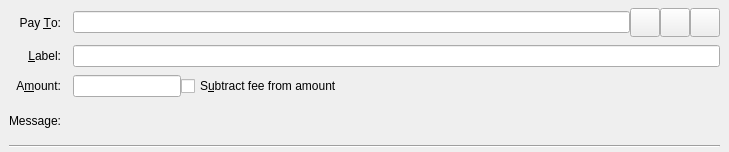
<?xml version="1.0" encoding="UTF-8"?>
<ui version="4.0">
 <class>SendCoinsEntry</class>
 <widget class="QStackedWidget" name="SendCoinsEntry">
  <property name="geometry">
   <rect>
    <x>0</x>
    <y>0</y>
    <width>729</width>
    <height>152</height>
   </rect>
  </property>
  <property name="focusPolicy">
   <enum>Qt::TabFocus</enum>
  </property>
  <property name="autoFillBackground">
   <bool>false</bool>
  </property>
  <widget class="QFrame" name="SendCoins">
   <property name="toolTip">
    <string>This is a normal payment.</string>
   </property>
   <property name="frameShape">
    <enum>QFrame::NoFrame</enum>
   </property>
   <layout class="QGridLayout" name="gridLayout">
    <property name="topMargin">
     <number>8</number>
    </property>
    <property name="bottomMargin">
     <number>4</number>
    </property>
    <property name="horizontalSpacing">
     <number>12</number>
    </property>
    <property name="verticalSpacing">
     <number>8</number>
    </property>
    <item row="2" column="1">
     <layout class="QHBoxLayout" name="horizontalLayoutAmount" stretch="0,1">
      <item>
       <widget class="BitcoinAmountField" name="payAmount"/>
      </item>
      <item>
       <widget class="QCheckBox" name="checkboxSubtractFeeFromAmount">
        <property name="toolTip">
         <string>The fee will be deducted from the amount being sent. The recipient will receive less mmchains than you enter in the amount field. If multiple recipients are selected, the fee is split equally.</string>
        </property>
        <property name="text">
         <string>S&amp;ubtract fee from amount</string>
        </property>
       </widget>
      </item>
     </layout>
    </item>
    <item row="1" column="0">
     <widget class="QLabel" name="labellLabel">
      <property name="text">
       <string>&amp;Label:</string>
      </property>
      <property name="alignment">
       <set>Qt::AlignRight|Qt::AlignTrailing|Qt::AlignVCenter</set>
      </property>
      <property name="buddy">
       <cstring>addAsLabel</cstring>
      </property>
     </widget>
    </item>
    <item row="1" column="1">
     <widget class="QLineEdit" name="addAsLabel">
      <property name="toolTip">
       <string>Enter a label for this address to add it to the list of used addresses</string>
      </property>
     </widget>
    </item>
    <item row="2" column="0">
     <widget class="QLabel" name="amountLabel">
      <property name="text">
       <string>A&amp;mount:</string>
      </property>
      <property name="alignment">
       <set>Qt::AlignRight|Qt::AlignTrailing|Qt::AlignVCenter</set>
      </property>
      <property name="buddy">
       <cstring>payAmount</cstring>
      </property>
     </widget>
    </item>
    <item row="3" column="0">
     <widget class="QLabel" name="messageLabel">
      <property name="text">
       <string>Message:</string>
      </property>
      <property name="alignment">
       <set>Qt::AlignRight|Qt::AlignTrailing|Qt::AlignVCenter</set>
      </property>
     </widget>
    </item>
    <item row="0" column="0">
     <widget class="QLabel" name="payToLabel">
      <property name="text">
       <string>Pay &amp;To:</string>
      </property>
      <property name="alignment">
       <set>Qt::AlignRight|Qt::AlignTrailing|Qt::AlignVCenter</set>
      </property>
      <property name="buddy">
       <cstring>payTo</cstring>
      </property>
     </widget>
    </item>
    <item row="0" column="1">
     <layout class="QHBoxLayout" name="payToLayout">
      <property name="spacing">
       <number>0</number>
      </property>
      <item>
       <widget class="QValidatedLineEdit" name="payTo">
        <property name="toolTip">
         <string>The MMChain address to send the payment to</string>
        </property>
       </widget>
      </item>
      <item>
       <widget class="QToolButton" name="addressBookButton">
        <property name="toolTip">
         <string>Choose previously used address</string>
        </property>
        <property name="text">
         <string/>
        </property>
        <property name="icon">
         <iconset resource="../bitcoin.qrc">
          <normaloff>:/icons/address-book</normaloff>:/icons/address-book</iconset>
        </property>
        <property name="iconSize">
         <size>
          <width>22</width>
          <height>22</height>
         </size>
        </property>
        <property name="shortcut">
         <string>Alt+A</string>
        </property>
       </widget>
      </item>
      <item>
       <widget class="QToolButton" name="pasteButton">
        <property name="toolTip">
         <string>Paste address from clipboard</string>
        </property>
        <property name="text">
         <string/>
        </property>
        <property name="icon">
         <iconset resource="../bitcoin.qrc">
          <normaloff>:/icons/editpaste</normaloff>:/icons/editpaste</iconset>
        </property>
        <property name="iconSize">
         <size>
          <width>22</width>
          <height>22</height>
         </size>
        </property>
        <property name="shortcut">
         <string>Alt+P</string>
        </property>
       </widget>
      </item>
      <item>
       <widget class="QToolButton" name="deleteButton">
        <property name="toolTip">
         <string>Remove this entry</string>
        </property>
        <property name="text">
         <string/>
        </property>
        <property name="icon">
         <iconset resource="../bitcoin.qrc">
          <normaloff>:/icons/remove</normaloff>:/icons/remove</iconset>
        </property>
        <property name="iconSize">
         <size>
          <width>22</width>
          <height>22</height>
         </size>
        </property>
       </widget>
      </item>
     </layout>
    </item>
    <item row="3" column="1">
     <widget class="QLabel" name="messageTextLabel">
      <property name="toolTip">
       <string>A message that was attached to the mmchain: URI which will be stored with the transaction for your reference. Note: This message will not be sent over the MMChain network.</string>
      </property>
      <property name="textFormat">
       <enum>Qt::PlainText</enum>
      </property>
     </widget>
    </item>
    <item row="5" column="0" colspan="2">
     <widget class="Line" name="line">
      <property name="orientation">
       <enum>Qt::Horizontal</enum>
      </property>
     </widget>
    </item>
   </layout>
  </widget>
  <widget class="QFrame" name="SendCoins_UnauthenticatedPaymentRequest">
   <property name="palette">
    <palette>
     <active>
      <colorrole role="WindowText">
       <brush brushstyle="SolidPattern">
        <color alpha="255">
         <red>0</red>
         <green>0</green>
         <blue>0</blue>
        </color>
       </brush>
      </colorrole>
      <colorrole role="Button">
       <brush brushstyle="SolidPattern">
        <color alpha="255">
         <red>255</red>
         <green>255</green>
         <blue>127</blue>
        </color>
       </brush>
      </colorrole>
      <colorrole role="Light">
       <brush brushstyle="SolidPattern">
        <color alpha="255">
         <red>255</red>
         <green>255</green>
         <blue>255</blue>
        </color>
       </brush>
      </colorrole>
      <colorrole role="Midlight">
       <brush brushstyle="SolidPattern">
        <color alpha="255">
         <red>255</red>
         <green>255</green>
         <blue>191</blue>
        </color>
       </brush>
      </colorrole>
      <colorrole role="Dark">
       <brush brushstyle="SolidPattern">
        <color alpha="255">
         <red>127</red>
         <green>127</green>
         <blue>63</blue>
        </color>
       </brush>
      </colorrole>
      <colorrole role="Mid">
       <brush brushstyle="SolidPattern">
        <color alpha="255">
         <red>170</red>
         <green>170</green>
         <blue>84</blue>
        </color>
       </brush>
      </colorrole>
      <colorrole role="Text">
       <brush brushstyle="SolidPattern">
        <color alpha="255">
         <red>0</red>
         <green>0</green>
         <blue>0</blue>
        </color>
       </brush>
      </colorrole>
      <colorrole role="BrightText">
       <brush brushstyle="SolidPattern">
        <color alpha="255">
         <red>255</red>
         <green>255</green>
         <blue>255</blue>
        </color>
       </brush>
      </colorrole>
      <colorrole role="ButtonText">
       <brush brushstyle="SolidPattern">
        <color alpha="255">
         <red>0</red>
         <green>0</green>
         <blue>0</blue>
        </color>
       </brush>
      </colorrole>
      <colorrole role="Base">
       <brush brushstyle="SolidPattern">
        <color alpha="255">
         <red>255</red>
         <green>255</green>
         <blue>255</blue>
        </color>
       </brush>
      </colorrole>
      <colorrole role="Window">
       <brush brushstyle="SolidPattern">
        <color alpha="255">
         <red>255</red>
         <green>255</green>
         <blue>127</blue>
        </color>
       </brush>
      </colorrole>
      <colorrole role="Shadow">
       <brush brushstyle="SolidPattern">
        <color alpha="255">
         <red>0</red>
         <green>0</green>
         <blue>0</blue>
        </color>
       </brush>
      </colorrole>
      <colorrole role="AlternateBase">
       <brush brushstyle="SolidPattern">
        <color alpha="255">
         <red>255</red>
         <green>255</green>
         <blue>191</blue>
        </color>
       </brush>
      </colorrole>
      <colorrole role="ToolTipBase">
       <brush brushstyle="SolidPattern">
        <color alpha="255">
         <red>255</red>
         <green>255</green>
         <blue>220</blue>
        </color>
       </brush>
      </colorrole>
      <colorrole role="ToolTipText">
       <brush brushstyle="SolidPattern">
        <color alpha="255">
         <red>0</red>
         <green>0</green>
         <blue>0</blue>
        </color>
       </brush>
      </colorrole>
     </active>
     <inactive>
      <colorrole role="WindowText">
       <brush brushstyle="SolidPattern">
        <color alpha="255">
         <red>0</red>
         <green>0</green>
         <blue>0</blue>
        </color>
       </brush>
      </colorrole>
      <colorrole role="Button">
       <brush brushstyle="SolidPattern">
        <color alpha="255">
         <red>255</red>
         <green>255</green>
         <blue>127</blue>
        </color>
       </brush>
      </colorrole>
      <colorrole role="Light">
       <brush brushstyle="SolidPattern">
        <color alpha="255">
         <red>255</red>
         <green>255</green>
         <blue>255</blue>
        </color>
       </brush>
      </colorrole>
      <colorrole role="Midlight">
       <brush brushstyle="SolidPattern">
        <color alpha="255">
         <red>255</red>
         <green>255</green>
         <blue>191</blue>
        </color>
       </brush>
      </colorrole>
      <colorrole role="Dark">
       <brush brushstyle="SolidPattern">
        <color alpha="255">
         <red>127</red>
         <green>127</green>
         <blue>63</blue>
        </color>
       </brush>
      </colorrole>
      <colorrole role="Mid">
       <brush brushstyle="SolidPattern">
        <color alpha="255">
         <red>170</red>
         <green>170</green>
         <blue>84</blue>
        </color>
       </brush>
      </colorrole>
      <colorrole role="Text">
       <brush brushstyle="SolidPattern">
        <color alpha="255">
         <red>0</red>
         <green>0</green>
         <blue>0</blue>
        </color>
       </brush>
      </colorrole>
      <colorrole role="BrightText">
       <brush brushstyle="SolidPattern">
        <color alpha="255">
         <red>255</red>
         <green>255</green>
         <blue>255</blue>
        </color>
       </brush>
      </colorrole>
      <colorrole role="ButtonText">
       <brush brushstyle="SolidPattern">
        <color alpha="255">
         <red>0</red>
         <green>0</green>
         <blue>0</blue>
        </color>
       </brush>
      </colorrole>
      <colorrole role="Base">
       <brush brushstyle="SolidPattern">
        <color alpha="255">
         <red>255</red>
         <green>255</green>
         <blue>255</blue>
        </color>
       </brush>
      </colorrole>
      <colorrole role="Window">
       <brush brushstyle="SolidPattern">
        <color alpha="255">
         <red>255</red>
         <green>255</green>
         <blue>127</blue>
        </color>
       </brush>
      </colorrole>
      <colorrole role="Shadow">
       <brush brushstyle="SolidPattern">
        <color alpha="255">
         <red>0</red>
         <green>0</green>
         <blue>0</blue>
        </color>
       </brush>
      </colorrole>
      <colorrole role="AlternateBase">
       <brush brushstyle="SolidPattern">
        <color alpha="255">
         <red>255</red>
         <green>255</green>
         <blue>191</blue>
        </color>
       </brush>
      </colorrole>
      <colorrole role="ToolTipBase">
       <brush brushstyle="SolidPattern">
        <color alpha="255">
         <red>255</red>
         <green>255</green>
         <blue>220</blue>
        </color>
       </brush>
      </colorrole>
      <colorrole role="ToolTipText">
       <brush brushstyle="SolidPattern">
        <color alpha="255">
         <red>0</red>
         <green>0</green>
         <blue>0</blue>
        </color>
       </brush>
      </colorrole>
     </inactive>
     <disabled>
      <colorrole role="WindowText">
       <brush brushstyle="SolidPattern">
        <color alpha="255">
         <red>127</red>
         <green>127</green>
         <blue>63</blue>
        </color>
       </brush>
      </colorrole>
      <colorrole role="Button">
       <brush brushstyle="SolidPattern">
        <color alpha="255">
         <red>255</red>
         <green>255</green>
         <blue>127</blue>
        </color>
       </brush>
      </colorrole>
      <colorrole role="Light">
       <brush brushstyle="SolidPattern">
        <color alpha="255">
         <red>255</red>
         <green>255</green>
         <blue>255</blue>
        </color>
       </brush>
      </colorrole>
      <colorrole role="Midlight">
       <brush brushstyle="SolidPattern">
        <color alpha="255">
         <red>255</red>
         <green>255</green>
         <blue>191</blue>
        </color>
       </brush>
      </colorrole>
      <colorrole role="Dark">
       <brush brushstyle="SolidPattern">
        <color alpha="255">
         <red>127</red>
         <green>127</green>
         <blue>63</blue>
        </color>
       </brush>
      </colorrole>
      <colorrole role="Mid">
       <brush brushstyle="SolidPattern">
        <color alpha="255">
         <red>170</red>
         <green>170</green>
         <blue>84</blue>
        </color>
       </brush>
      </colorrole>
      <colorrole role="Text">
       <brush brushstyle="SolidPattern">
        <color alpha="255">
         <red>127</red>
         <green>127</green>
         <blue>63</blue>
        </color>
       </brush>
      </colorrole>
      <colorrole role="BrightText">
       <brush brushstyle="SolidPattern">
        <color alpha="255">
         <red>255</red>
         <green>255</green>
         <blue>255</blue>
        </color>
       </brush>
      </colorrole>
      <colorrole role="ButtonText">
       <brush brushstyle="SolidPattern">
        <color alpha="255">
         <red>127</red>
         <green>127</green>
         <blue>63</blue>
        </color>
       </brush>
      </colorrole>
      <colorrole role="Base">
       <brush brushstyle="SolidPattern">
        <color alpha="255">
         <red>255</red>
         <green>255</green>
         <blue>127</blue>
        </color>
       </brush>
      </colorrole>
      <colorrole role="Window">
       <brush brushstyle="SolidPattern">
        <color alpha="255">
         <red>255</red>
         <green>255</green>
         <blue>127</blue>
        </color>
       </brush>
      </colorrole>
      <colorrole role="Shadow">
       <brush brushstyle="SolidPattern">
        <color alpha="255">
         <red>0</red>
         <green>0</green>
         <blue>0</blue>
        </color>
       </brush>
      </colorrole>
      <colorrole role="AlternateBase">
       <brush brushstyle="SolidPattern">
        <color alpha="255">
         <red>255</red>
         <green>255</green>
         <blue>127</blue>
        </color>
       </brush>
      </colorrole>
      <colorrole role="ToolTipBase">
       <brush brushstyle="SolidPattern">
        <color alpha="255">
         <red>255</red>
         <green>255</green>
         <blue>220</blue>
        </color>
       </brush>
      </colorrole>
      <colorrole role="ToolTipText">
       <brush brushstyle="SolidPattern">
        <color alpha="255">
         <red>0</red>
         <green>0</green>
         <blue>0</blue>
        </color>
       </brush>
      </colorrole>
     </disabled>
    </palette>
   </property>
   <property name="toolTip">
    <string>This is an unauthenticated payment request.</string>
   </property>
   <property name="autoFillBackground">
    <bool>true</bool>
   </property>
   <property name="frameShape">
    <enum>QFrame::NoFrame</enum>
   </property>
   <layout class="QGridLayout" name="gridLayout_is">
    <property name="spacing">
     <number>12</number>
    </property>
    <item row="0" column="0">
     <widget class="QLabel" name="payToLabel_is">
      <property name="text">
       <string>Pay To:</string>
      </property>
      <property name="alignment">
       <set>Qt::AlignRight|Qt::AlignTrailing|Qt::AlignVCenter</set>
      </property>
     </widget>
    </item>
    <item row="0" column="1">
     <layout class="QHBoxLayout" name="payToLayout_is">
      <property name="spacing">
       <number>0</number>
      </property>
      <item>
       <widget class="QLabel" name="payTo_is"/>
      </item>
      <item>
       <widget class="QToolButton" name="deleteButton_is">
        <property name="toolTip">
         <string>Remove this entry</string>
        </property>
        <property name="text">
         <string/>
        </property>
        <property name="icon">
         <iconset resource="../bitcoin.qrc">
          <normaloff>:/icons/remove</normaloff>:/icons/remove</iconset>
        </property>
       </widget>
      </item>
     </layout>
    </item>
    <item row="1" column="0">
     <widget class="QLabel" name="memoLabel_is">
      <property name="text">
       <string>Memo:</string>
      </property>
      <property name="alignment">
       <set>Qt::AlignRight|Qt::AlignTrailing|Qt::AlignVCenter</set>
      </property>
     </widget>
    </item>
    <item row="1" column="1">
     <widget class="QLabel" name="memoTextLabel_is">
      <property name="textFormat">
       <enum>Qt::PlainText</enum>
      </property>
     </widget>
    </item>
    <item row="2" column="0">
     <widget class="QLabel" name="amountLabel_is">
      <property name="text">
       <string>A&amp;mount:</string>
      </property>
      <property name="alignment">
       <set>Qt::AlignRight|Qt::AlignTrailing|Qt::AlignVCenter</set>
      </property>
      <property name="buddy">
       <cstring>payAmount_is</cstring>
      </property>
     </widget>
    </item>
    <item row="2" column="1">
     <widget class="BitcoinAmountField" name="payAmount_is">
      <property name="acceptDrops">
       <bool>false</bool>
      </property>
     </widget>
    </item>
   </layout>
  </widget>
  <widget class="QFrame" name="SendCoins_AuthenticatedPaymentRequest">
   <property name="palette">
    <palette>
     <active>
      <colorrole role="WindowText">
       <brush brushstyle="SolidPattern">
        <color alpha="255">
         <red>0</red>
         <green>0</green>
         <blue>0</blue>
        </color>
       </brush>
      </colorrole>
      <colorrole role="Button">
       <brush brushstyle="SolidPattern">
        <color alpha="255">
         <red>140</red>
         <green>232</green>
         <blue>119</blue>
        </color>
       </brush>
      </colorrole>
      <colorrole role="Light">
       <brush brushstyle="SolidPattern">
        <color alpha="255">
         <red>230</red>
         <green>255</green>
         <blue>224</blue>
        </color>
       </brush>
      </colorrole>
      <colorrole role="Midlight">
       <brush brushstyle="SolidPattern">
        <color alpha="255">
         <red>185</red>
         <green>243</green>
         <blue>171</blue>
        </color>
       </brush>
      </colorrole>
      <colorrole role="Dark">
       <brush brushstyle="SolidPattern">
        <color alpha="255">
         <red>70</red>
         <green>116</green>
         <blue>59</blue>
        </color>
       </brush>
      </colorrole>
      <colorrole role="Mid">
       <brush brushstyle="SolidPattern">
        <color alpha="255">
         <red>93</red>
         <green>155</green>
         <blue>79</blue>
        </color>
       </brush>
      </colorrole>
      <colorrole role="Text">
       <brush brushstyle="SolidPattern">
        <color alpha="255">
         <red>0</red>
         <green>0</green>
         <blue>0</blue>
        </color>
       </brush>
      </colorrole>
      <colorrole role="BrightText">
       <brush brushstyle="SolidPattern">
        <color alpha="255">
         <red>155</red>
         <green>255</green>
         <blue>147</blue>
        </color>
       </brush>
      </colorrole>
      <colorrole role="ButtonText">
       <brush brushstyle="SolidPattern">
        <color alpha="255">
         <red>0</red>
         <green>0</green>
         <blue>0</blue>
        </color>
       </brush>
      </colorrole>
      <colorrole role="Base">
       <brush brushstyle="SolidPattern">
        <color alpha="255">
         <red>119</red>
         <green>255</green>
         <blue>233</blue>
        </color>
       </brush>
      </colorrole>
      <colorrole role="Window">
       <brush brushstyle="SolidPattern">
        <color alpha="255">
         <red>140</red>
         <green>232</green>
         <blue>119</blue>
        </color>
       </brush>
      </colorrole>
      <colorrole role="Shadow">
       <brush brushstyle="SolidPattern">
        <color alpha="255">
         <red>0</red>
         <green>0</green>
         <blue>0</blue>
        </color>
       </brush>
      </colorrole>
      <colorrole role="AlternateBase">
       <brush brushstyle="SolidPattern">
        <color alpha="255">
         <red>197</red>
         <green>243</green>
         <blue>187</blue>
        </color>
       </brush>
      </colorrole>
      <colorrole role="NoRole">
       <brush brushstyle="SolidPattern">
        <color alpha="255">
         <red>125</red>
         <green>194</green>
         <blue>122</blue>
        </color>
       </brush>
      </colorrole>
      <colorrole role="ToolTipBase">
       <brush brushstyle="SolidPattern">
        <color alpha="255">
         <red>255</red>
         <green>255</green>
         <blue>220</blue>
        </color>
       </brush>
      </colorrole>
      <colorrole role="ToolTipText">
       <brush brushstyle="SolidPattern">
        <color alpha="255">
         <red>0</red>
         <green>0</green>
         <blue>0</blue>
        </color>
       </brush>
      </colorrole>
     </active>
     <inactive>
      <colorrole role="WindowText">
       <brush brushstyle="SolidPattern">
        <color alpha="255">
         <red>0</red>
         <green>0</green>
         <blue>0</blue>
        </color>
       </brush>
      </colorrole>
      <colorrole role="Button">
       <brush brushstyle="SolidPattern">
        <color alpha="255">
         <red>140</red>
         <green>232</green>
         <blue>119</blue>
        </color>
       </brush>
      </colorrole>
      <colorrole role="Light">
       <brush brushstyle="SolidPattern">
        <color alpha="255">
         <red>230</red>
         <green>255</green>
         <blue>224</blue>
        </color>
       </brush>
      </colorrole>
      <colorrole role="Midlight">
       <brush brushstyle="SolidPattern">
        <color alpha="255">
         <red>185</red>
         <green>243</green>
         <blue>171</blue>
        </color>
       </brush>
      </colorrole>
      <colorrole role="Dark">
       <brush brushstyle="SolidPattern">
        <color alpha="255">
         <red>70</red>
         <green>116</green>
         <blue>59</blue>
        </color>
       </brush>
      </colorrole>
      <colorrole role="Mid">
       <brush brushstyle="SolidPattern">
        <color alpha="255">
         <red>93</red>
         <green>155</green>
         <blue>79</blue>
        </color>
       </brush>
      </colorrole>
      <colorrole role="Text">
       <brush brushstyle="SolidPattern">
        <color alpha="255">
         <red>0</red>
         <green>0</green>
         <blue>0</blue>
        </color>
       </brush>
      </colorrole>
      <colorrole role="BrightText">
       <brush brushstyle="SolidPattern">
        <color alpha="255">
         <red>155</red>
         <green>255</green>
         <blue>147</blue>
        </color>
       </brush>
      </colorrole>
      <colorrole role="ButtonText">
       <brush brushstyle="SolidPattern">
        <color alpha="255">
         <red>0</red>
         <green>0</green>
         <blue>0</blue>
        </color>
       </brush>
      </colorrole>
      <colorrole role="Base">
       <brush brushstyle="SolidPattern">
        <color alpha="255">
         <red>119</red>
         <green>255</green>
         <blue>233</blue>
        </color>
       </brush>
      </colorrole>
      <colorrole role="Window">
       <brush brushstyle="SolidPattern">
        <color alpha="255">
         <red>140</red>
         <green>232</green>
         <blue>119</blue>
        </color>
       </brush>
      </colorrole>
      <colorrole role="Shadow">
       <brush brushstyle="SolidPattern">
        <color alpha="255">
         <red>0</red>
         <green>0</green>
         <blue>0</blue>
        </color>
       </brush>
      </colorrole>
      <colorrole role="AlternateBase">
       <brush brushstyle="SolidPattern">
        <color alpha="255">
         <red>197</red>
         <green>243</green>
         <blue>187</blue>
        </color>
       </brush>
      </colorrole>
      <colorrole role="NoRole">
       <brush brushstyle="SolidPattern">
        <color alpha="255">
         <red>125</red>
         <green>194</green>
         <blue>122</blue>
        </color>
       </brush>
      </colorrole>
      <colorrole role="ToolTipBase">
       <brush brushstyle="SolidPattern">
        <color alpha="255">
         <red>255</red>
         <green>255</green>
         <blue>220</blue>
        </color>
       </brush>
      </colorrole>
      <colorrole role="ToolTipText">
       <brush brushstyle="SolidPattern">
        <color alpha="255">
         <red>0</red>
         <green>0</green>
         <blue>0</blue>
        </color>
       </brush>
      </colorrole>
     </inactive>
     <disabled>
      <colorrole role="WindowText">
       <brush brushstyle="SolidPattern">
        <color alpha="255">
         <red>70</red>
         <green>116</green>
         <blue>59</blue>
        </color>
       </brush>
      </colorrole>
      <colorrole role="Button">
       <brush brushstyle="SolidPattern">
        <color alpha="255">
         <red>140</red>
         <green>232</green>
         <blue>119</blue>
        </color>
       </brush>
      </colorrole>
      <colorrole role="Light">
       <brush brushstyle="SolidPattern">
        <color alpha="255">
         <red>230</red>
         <green>255</green>
         <blue>224</blue>
        </color>
       </brush>
      </colorrole>
      <colorrole role="Midlight">
       <brush brushstyle="SolidPattern">
        <color alpha="255">
         <red>185</red>
         <green>243</green>
         <blue>171</blue>
        </color>
       </brush>
      </colorrole>
      <colorrole role="Dark">
       <brush brushstyle="SolidPattern">
        <color alpha="255">
         <red>70</red>
         <green>116</green>
         <blue>59</blue>
        </color>
       </brush>
      </colorrole>
      <colorrole role="Mid">
       <brush brushstyle="SolidPattern">
        <color alpha="255">
         <red>93</red>
         <green>155</green>
         <blue>79</blue>
        </color>
       </brush>
      </colorrole>
      <colorrole role="Text">
       <brush brushstyle="SolidPattern">
        <color alpha="255">
         <red>70</red>
         <green>116</green>
         <blue>59</blue>
        </color>
       </brush>
      </colorrole>
      <colorrole role="BrightText">
       <brush brushstyle="SolidPattern">
        <color alpha="255">
         <red>155</red>
         <green>255</green>
         <blue>147</blue>
        </color>
       </brush>
      </colorrole>
      <colorrole role="ButtonText">
       <brush brushstyle="SolidPattern">
        <color alpha="255">
         <red>70</red>
         <green>116</green>
         <blue>59</blue>
        </color>
       </brush>
      </colorrole>
      <colorrole role="Base">
       <brush brushstyle="SolidPattern">
        <color alpha="255">
         <red>140</red>
         <green>232</green>
         <blue>119</blue>
        </color>
       </brush>
      </colorrole>
      <colorrole role="Window">
       <brush brushstyle="SolidPattern">
        <color alpha="255">
         <red>140</red>
         <green>232</green>
         <blue>119</blue>
        </color>
       </brush>
      </colorrole>
      <colorrole role="Shadow">
       <brush brushstyle="SolidPattern">
        <color alpha="255">
         <red>0</red>
         <green>0</green>
         <blue>0</blue>
        </color>
       </brush>
      </colorrole>
      <colorrole role="AlternateBase">
       <brush brushstyle="SolidPattern">
        <color alpha="255">
         <red>140</red>
         <green>232</green>
         <blue>119</blue>
        </color>
       </brush>
      </colorrole>
      <colorrole role="NoRole">
       <brush brushstyle="SolidPattern">
        <color alpha="255">
         <red>125</red>
         <green>194</green>
         <blue>122</blue>
        </color>
       </brush>
      </colorrole>
      <colorrole role="ToolTipBase">
       <brush brushstyle="SolidPattern">
        <color alpha="255">
         <red>255</red>
         <green>255</green>
         <blue>220</blue>
        </color>
       </brush>
      </colorrole>
      <colorrole role="ToolTipText">
       <brush brushstyle="SolidPattern">
        <color alpha="255">
         <red>0</red>
         <green>0</green>
         <blue>0</blue>
        </color>
       </brush>
      </colorrole>
     </disabled>
    </palette>
   </property>
   <property name="toolTip">
    <string>This is an authenticated payment request.</string>
   </property>
   <property name="autoFillBackground">
    <bool>true</bool>
   </property>
   <property name="frameShape">
    <enum>QFrame::NoFrame</enum>
   </property>
   <layout class="QGridLayout" name="gridLayout_s">
    <property name="spacing">
     <number>12</number>
    </property>
    <item row="0" column="0">
     <widget class="QLabel" name="payToLabel_s">
      <property name="text">
       <string>Pay To:</string>
      </property>
      <property name="alignment">
       <set>Qt::AlignRight|Qt::AlignTrailing|Qt::AlignVCenter</set>
      </property>
     </widget>
    </item>
    <item row="0" column="1">
     <layout class="QHBoxLayout" name="payToLayout_s">
      <property name="spacing">
       <number>0</number>
      </property>
      <item>
       <widget class="QLabel" name="payTo_s">
        <property name="textFormat">
         <enum>Qt::PlainText</enum>
        </property>
       </widget>
      </item>
      <item>
       <widget class="QToolButton" name="deleteButton_s">
        <property name="toolTip">
         <string>Remove this entry</string>
        </property>
        <property name="text">
         <string/>
        </property>
        <property name="icon">
         <iconset resource="../bitcoin.qrc">
          <normaloff>:/icons/remove</normaloff>:/icons/remove</iconset>
        </property>
       </widget>
      </item>
     </layout>
    </item>
    <item row="1" column="0">
     <widget class="QLabel" name="memoLabel_s">
      <property name="text">
       <string>Memo:</string>
      </property>
      <property name="alignment">
       <set>Qt::AlignRight|Qt::AlignTrailing|Qt::AlignVCenter</set>
      </property>
     </widget>
    </item>
    <item row="1" column="1">
     <widget class="QLabel" name="memoTextLabel_s">
      <property name="textFormat">
       <enum>Qt::PlainText</enum>
      </property>
     </widget>
    </item>
    <item row="2" column="0">
     <widget class="QLabel" name="amountLabel_s">
      <property name="text">
       <string>A&amp;mount:</string>
      </property>
      <property name="alignment">
       <set>Qt::AlignRight|Qt::AlignTrailing|Qt::AlignVCenter</set>
      </property>
      <property name="buddy">
       <cstring>payAmount_s</cstring>
      </property>
     </widget>
    </item>
    <item row="2" column="1">
     <widget class="BitcoinAmountField" name="payAmount_s">
      <property name="acceptDrops">
       <bool>false</bool>
      </property>
     </widget>
    </item>
   </layout>
  </widget>
 </widget>
 <customwidgets>
  <customwidget>
   <class>QValidatedLineEdit</class>
   <extends>QLineEdit</extends>
   <header>qvalidatedlineedit.h</header>
  </customwidget>
  <customwidget>
   <class>BitcoinAmountField</class>
   <extends>QLineEdit</extends>
   <header>bitcoinamountfield.h</header>
   <container>1</container>
  </customwidget>
 </customwidgets>
 <tabstops>
  <tabstop>payTo</tabstop>
  <tabstop>addressBookButton</tabstop>
  <tabstop>pasteButton</tabstop>
  <tabstop>deleteButton</tabstop>
  <tabstop>addAsLabel</tabstop>
  <tabstop>payAmount</tabstop>
  <tabstop>payAmount_is</tabstop>
  <tabstop>deleteButton_is</tabstop>
  <tabstop>payAmount_s</tabstop>
  <tabstop>deleteButton_s</tabstop>
 </tabstops>
 <resources>
  <include location="../bitcoin.qrc"/>
 </resources>
 <connections/>
</ui>
